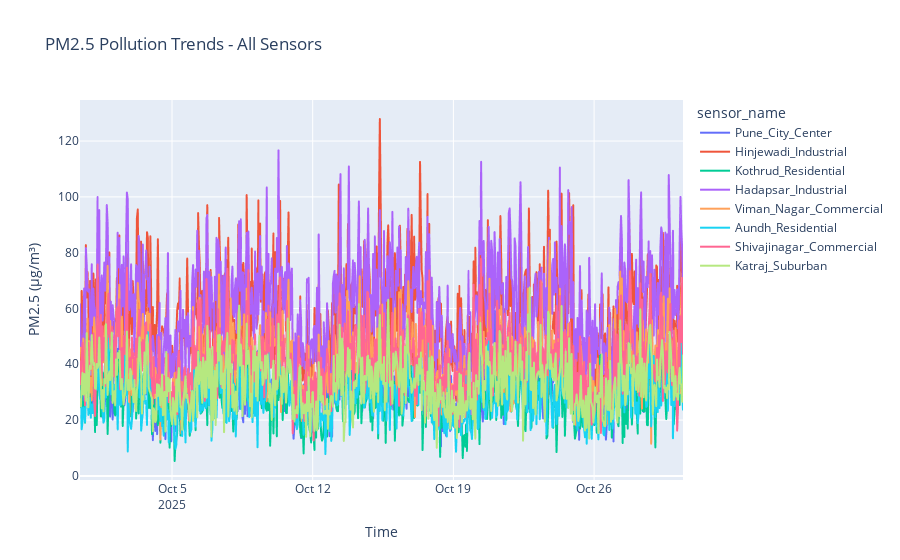
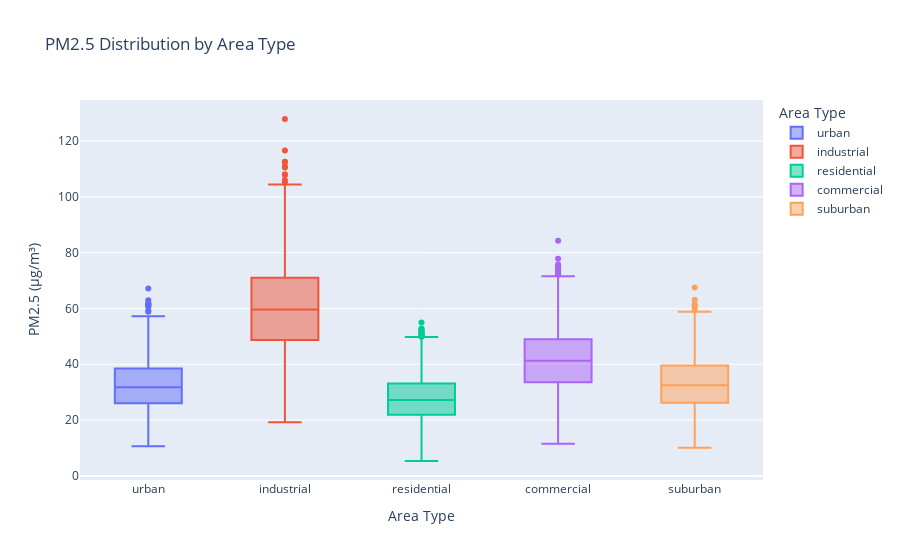

Notebook code cell kept with these figures, in order:
### Code cell
# Cell 10: Interactive Plotly Visualizations
print("📈 CREATING INTERACTIVE VISUALIZATIONS")
print("=" * 45)

# 1. Interactive time series
fig1 = px.line(pollution_data, x='timestamp', y='PM2.5', color='sensor_name',
              title='PM2.5 Pollution Trends - All Sensors',
              labels={'PM2.5': 'PM2.5 (μg/m³)', 'timestamp': 'Time'})
fig1.show()

# 2. Pollution source comparison
fig2 = px.box(pollution_data, x='area_type', y='PM2.5', color='area_type',
             title='PM2.5 Distribution by Area Type',
             labels={'PM2.5': 'PM2.5 (μg/m³)', 'area_type': 'Area Type'})
fig2.show()

# 3. Geographic distribution
fig3 = px.scatter_mapbox(pollution_data.sample(1000), 
                        lat="sensor_latitude", 
                        lon="sensor_longitude", 
                        color="PM2.5",
                        size="PM2.5",
                        hover_name="sensor_name",
                        hover_data=["PM2.5", "PM10", "temperature_c"],
                        color_continuous_scale="Viridis",
                        title="Pollution Sensor Locations - PM2.5 Levels",
                        zoom=10)

fig3.update_layout(mapbox_style="open-street-map")
fig3.update_layout(margin={"r":0,"t":40,"l":0,"b":0})
fig3.show()

print("✅ All visualizations created successfully!")

### Figure 1 — Plotly figure (JSON) as saved in the notebook; plotly's stock layout.template omitted (floating-point values rounded to 4 significant figures; data arrays with more than 128 entries replaced by an {"elided": "..."} marker saying what was removed)
{"data": [{"hovertemplate": "sensor_name=Pune_City_Center<br>Time=%{x}<br>PM2.5 (μg/m³)=%{y}<extra></extra>", "legendgroup": "Pune_City_Center", "line": {"color": "#636efa", "dash": "solid"}, "marker": {"symbol": "circle"}, "mode": "lines", "name": "Pune_City_Center", "showlegend": true, "type": "scattergl", "x": {"elided": "721 str values"}, "xaxis": "x", "y": {"elided": "721 float values"}, "yaxis": "y"}, {"hovertemplate": "sensor_name=Hinjewadi_Industrial<br>Time=%{x}<br>PM2.5 (μg/m³)=%{y}<extra></extra>", "legendgroup": "Hinjewadi_Industrial", "line": {"color": "#EF553B", "dash": "solid"}, "marker": {"symbol": "circle"}, "mode": "lines", "name": "Hinjewadi_Industrial", "showlegend": true, "type": "scattergl", "x": {"elided": "721 str values"}, "xaxis": "x", "y": {"elided": "721 float values"}, "yaxis": "y"}, {"hovertemplate": "sensor_name=Kothrud_Residential<br>Time=%{x}<br>PM2.5 (μg/m³)=%{y}<extra></extra>", "legendgroup": "Kothrud_Residential", "line": {"color": "#00cc96", "dash": "solid"}, "marker": {"symbol": "circle"}, "mode": "lines", "name": "Kothrud_Residential", "showlegend": true, "type": "scattergl", "x": {"elided": "721 str values"}, "xaxis": "x", "y": {"elided": "721 float values"}, "yaxis": "y"}, {"hovertemplate": "sensor_name=Hadapsar_Industrial<br>Time=%{x}<br>PM2.5 (μg/m³)=%{y}<extra></extra>", "legendgroup": "Hadapsar_Industrial", "line": {"color": "#ab63fa", "dash": "solid"}, "marker": {"symbol": "circle"}, "mode": "lines", "name": "Hadapsar_Industrial", "showlegend": true, "type": "scattergl", "x": {"elided": "721 str values"}, "xaxis": "x", "y": {"elided": "721 float values"}, "yaxis": "y"}, {"hovertemplate": "sensor_name=Viman_Nagar_Commercial<br>Time=%{x}<br>PM2.5 (μg/m³)=%{y}<extra></extra>", "legendgroup": "Viman_Nagar_Commercial", "line": {"color": "#FFA15A", "dash": "solid"}, "marker": {"symbol": "circle"}, "mode": "lines", "name": "Viman_Nagar_Commercial", "showlegend": true, "type": "scattergl", "x": {"elided": "721 str values"}, "xaxis": "x", "y": {"elided": "721 float values"}, "yaxis": "y"}, {"hovertemplate": "sensor_name=Aundh_Residential<br>Time=%{x}<br>PM2.5 (μg/m³)=%{y}<extra></extra>", "legendgroup": "Aundh_Residential", "line": {"color": "#19d3f3", "dash": "solid"}, "marker": {"symbol": "circle"}, "mode": "lines", "name": "Aundh_Residential", "showlegend": true, "type": "scattergl", "x": {"elided": "721 str values"}, "xaxis": "x", "y": {"elided": "721 float values"}, "yaxis": "y"}, {"hovertemplate": "sensor_name=Shivajinagar_Commercial<br>Time=%{x}<br>PM2.5 (μg/m³)=%{y}<extra></extra>", "legendgroup": "Shivajinagar_Commercial", "line": {"color": "#FF6692", "dash": "solid"}, "marker": {"symbol": "circle"}, "mode": "lines", "name": "Shivajinagar_Commercial", "showlegend": true, "type": "scattergl", "x": {"elided": "721 str values"}, "xaxis": "x", "y": {"elided": "721 float values"}, "yaxis": "y"}, {"hovertemplate": "sensor_name=Katraj_Suburban<br>Time=%{x}<br>PM2.5 (μg/m³)=%{y}<extra></extra>", "legendgroup": "Katraj_Suburban", "line": {"color": "#B6E880", "dash": "solid"}, "marker": {"symbol": "circle"}, "mode": "lines", "name": "Katraj_Suburban", "showlegend": true, "type": "scattergl", "x": {"elided": "721 str values"}, "xaxis": "x", "y": {"elided": "721 float values"}, "yaxis": "y"}], "layout": {"legend": {"title": {"text": "sensor_name"}, "tracegroupgap": 0}, "title": {"text": "PM2.5 Pollution Trends - All Sensors"}, "xaxis": {"anchor": "y", "domain": [0, 1], "title": {"text": "Time"}}, "yaxis": {"anchor": "x", "domain": [0, 1], "title": {"text": "PM2.5 (μg/m³)"}}}}

### Figure 2 — Plotly figure (JSON) as saved in the notebook; plotly's stock layout.template omitted (floating-point values rounded to 4 significant figures; data arrays with more than 128 entries replaced by an {"elided": "..."} marker saying what was removed)
{"data": [{"alignmentgroup": "True", "hovertemplate": "Area Type=%{x}<br>PM2.5 (μg/m³)=%{y}<extra></extra>", "legendgroup": "urban", "marker": {"color": "#636efa"}, "name": "urban", "notched": false, "offsetgroup": "urban", "orientation": "v", "showlegend": true, "type": "box", "x": {"elided": "721 str values"}, "x0": " ", "xaxis": "x", "y": {"elided": "721 float values"}, "y0": " ", "yaxis": "y"}, {"alignmentgroup": "True", "hovertemplate": "Area Type=%{x}<br>PM2.5 (μg/m³)=%{y}<extra></extra>", "legendgroup": "industrial", "marker": {"color": "#EF553B"}, "name": "industrial", "notched": false, "offsetgroup": "industrial", "orientation": "v", "showlegend": true, "type": "box", "x": {"elided": "1442 str values"}, "x0": " ", "xaxis": "x", "y": {"elided": "1442 float values"}, "y0": " ", "yaxis": "y"}, {"alignmentgroup": "True", "hovertemplate": "Area Type=%{x}<br>PM2.5 (μg/m³)=%{y}<extra></extra>", "legendgroup": "residential", "marker": {"color": "#00cc96"}, "name": "residential", "notched": false, "offsetgroup": "residential", "orientation": "v", "showlegend": true, "type": "box", "x": {"elided": "1442 str values"}, "x0": " ", "xaxis": "x", "y": {"elided": "1442 float values"}, "y0": " ", "yaxis": "y"}, {"alignmentgroup": "True", "hovertemplate": "Area Type=%{x}<br>PM2.5 (μg/m³)=%{y}<extra></extra>", "legendgroup": "commercial", "marker": {"color": "#ab63fa"}, "name": "commercial", "notched": false, "offsetgroup": "commercial", "orientation": "v", "showlegend": true, "type": "box", "x": {"elided": "1442 str values"}, "x0": " ", "xaxis": "x", "y": {"elided": "1442 float values"}, "y0": " ", "yaxis": "y"}, {"alignmentgroup": "True", "hovertemplate": "Area Type=%{x}<br>PM2.5 (μg/m³)=%{y}<extra></extra>", "legendgroup": "suburban", "marker": {"color": "#FFA15A"}, "name": "suburban", "notched": false, "offsetgroup": "suburban", "orientation": "v", "showlegend": true, "type": "box", "x": {"elided": "721 str values"}, "x0": " ", "xaxis": "x", "y": {"elided": "721 float values"}, "y0": " ", "yaxis": "y"}], "layout": {"boxmode": "overlay", "legend": {"title": {"text": "Area Type"}, "tracegroupgap": 0}, "title": {"text": "PM2.5 Distribution by Area Type"}, "xaxis": {"anchor": "y", "categoryarray": ["urban", "industrial", "residential", "commercial", "suburban"], "categoryorder": "array", "domain": [0, 1], "title": {"text": "Area Type"}}, "yaxis": {"anchor": "x", "domain": [0, 1], "title": {"text": "PM2.5 (μg/m³)"}}}}
